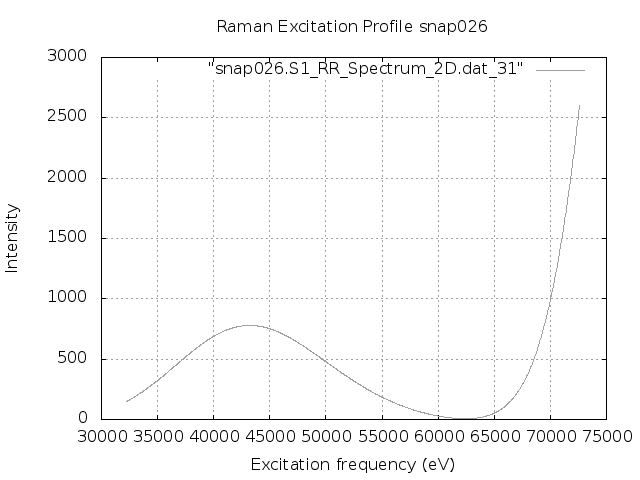

Recreate this plot in gnuplot.
set terminal png
set output "snap026.S1.REP.png"
set xlabel 'Excitation frequency (eV)'
set ylabel 'Intensity'
set title "Raman Excitation Profile snap026"
set grid
set autoscale
plot "snap026.S1_RR_Spectrum_2D.dat_31" with lines lc "blue"
exit
